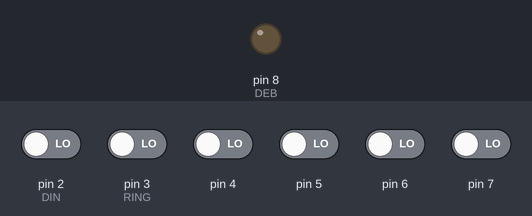
Bench run of a sketch on a simulated Arduino Uno, built with avr-gcc and run on an emulated ATmega328P. Shown: output pins drawn as LEDs (lit = HIGH). The test bench sets the inputs (shaded band); at power-on: pin 2 (DIN), pin 3 (RING), pin 4–7 LOW.

Above: at 1.2 s.
1.3 s: pin 3 (RING) driven HIGH
At 1.9 s:
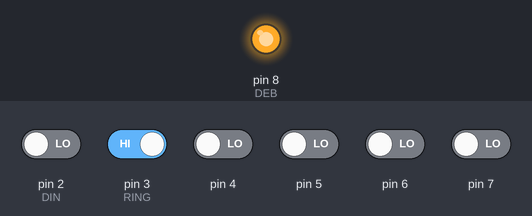
2.8 s: pin 3 (RING) driven LOW
At 3.6 s:
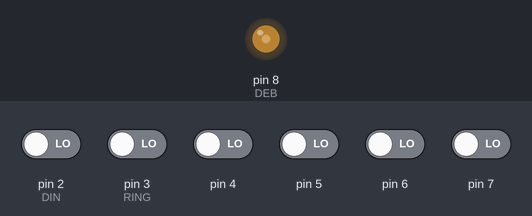
Timing chart, 0 to 5.8 s (numbered marks = the images above; inputs shaded):
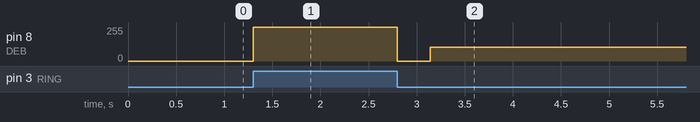

Measured:
- after the input at 1.3 s, pin 8 (DEB): 0/255 → 255/255 at once
- after the input at 2.8 s, pin 8 (DEB): 255/255 → 0/255 at once, → 102/255 0.34 s later

The sketch:

ht9032_read.ino
```cpp
// -*- mode: c++ -*-
#include <Arduino.h>
#include <util/delay.h>

int serial_putc( char c, FILE * )
{
  Serial.write( c );
  return c;
}

void printf_begin(void)
{
  fdevopen( &serial_putc, 0 );
}

#define RING 3
#define DIN  2
#define DEB  8

void dump_hex(const char *msg, unsigned char *buf, int len) {
  int i;
  printf_P(PSTR("%s"), msg);
  for (i = 0; i<len; i++) {
    if ((i % 16) == 0) {
      printf_P(PSTR("\n%03x: "), i);
    }
    printf_P(PSTR(" %02x"), buf[i]);
  }
  printf_P(PSTR("\n"));
}

void setup ()
{
  Serial.begin(115200);
  printf_begin();

  pinMode(DIN, INPUT);
  pinMode(RING, INPUT);
  pinMode(DEB, OUTPUT);
}

struct t_cnd_msg {
  byte tag;
  byte len;

  byte month;
  byte day;
  byte hour;
  byte minute;

  char number[16];

  byte cksum;
}
cnd_msg;

bool parse_cnd_msg(byte *buf, byte len, struct t_cnd_msg *msg) {
  byte *bp = buf;

  if (*bp != 0x4)
    goto Error;

  msg->tag = *bp;
  bp ++;

  msg->len = *bp;

  if (len < (msg->len + 3))
    goto Error;

  bp ++;

  msg->month = ((*bp-'0') * 10);
  bp ++;
  msg->month += (*bp-'0');
  bp ++;

  msg->day = ((*bp-'0') * 10);
  bp ++;
  msg->day += (*bp-'0');
  bp ++;

  msg->hour = ((*bp-'0') * 10);
  bp ++;
  msg->hour += (*bp-'0');
  bp ++;

  msg->minute = ((*bp-'0') * 10);
  bp ++;
  msg->minute += (*bp-'0');
  bp ++;

  memset(msg->number, 0, 16);
  memcpy(msg->number, bp, msg->len-8);
  bp += (msg->len-8);

  msg->cksum = *bp;

  return true;

Error:
  return false;
}

/* The first ring check logic runs right over the siezure bits, so its kinda pointless */
void doSeizure() {
  byte v, oldv = 0x4;
  byte bits = 0;
  byte driftlen = 0, maxdrift = 0;
  ;

  printf_P(PSTR("Waiting.\r\n"));

  PORTB &= 0xFE;

  while (PIND & 0x4);
  PORTB |= 1;

  printf_P(PSTR("Siezure\r\n"));
  do {
    v = PIND & 0x4;
    bits += ((v ^ oldv)>>2);
    oldv = v;
  }
  while (bits < 10);

  PORTB &= 0xFE;

  delay(150);

  PORTB |= 1;
}

struct t_cnd_msg msg;
byte buf[32];

void getClip () {
  byte *bp = buf;
  byte len = 0;
  int stc;

  memset(buf, 0, 32);
  while (PIND & 4);

  do {
    byte v = 0, aux = 0;

    /* Start bit */
    PORTB &= 0xFE;
    delayMicroseconds(414);
    delayMicroseconds(415);

    for (byte i=8; i>0; i--) {
      PORTB &= 0xFE;
      delayMicroseconds(415);

      PORTB |= 1;
      aux = (PIND & 0x4);
      delayMicroseconds(250);
      aux |= (PIND & 0x4);
      v = (v >> 1) | (aux << 5);
      delayMicroseconds(161);
    }

    *bp = v;
    bp ++;
    len ++;

    /* Stop bit */
    PORTB &= 0xFE;
    delayMicroseconds(414);
    delayMicroseconds(415);

    stc = 0;
    while ((PIND & 4) && (stc < 1200)) stc++;
    if (stc > 1200) {
      printf("stc = %d\r\n", stc);
    }
  }
  while (stc < 1200);
  *bp = 0;

  delay(200);
  while (!(PIND & 0x4));

#ifdef DEBUG
  printf("Len = %d\r\n", len);
  dump_hex("Stuff", buf, len);
#endif
  if (parse_cnd_msg(buf, len, &msg)) {
    printf_P(PSTR("++0,%d,%d,%d,%d,%s--"), msg.month, msg.day, msg.hour, msg.minute, msg.number);
#ifdef DEBUG
    printf_P(PSTR("Timestamp = %02d - %02d : %02d:%02d hours\r\n"), msg.month, msg.day, msg.hour, msg.minute);
    printf_P(PSTR("Calling line number = %s\r\n"), msg.number);
    printf_P(PSTR("Tag = %02x, Checksum = %02x, Len = %02x\r\n"), msg.tag, msg.cksum, msg.len);
#endif
  }
  else {
    printf_P(PSTR("Parse failed (Len = %d)\r\n"), len);
    printf_P(PSTR("++1,Parse failed--"));
  }
}

long last_call_first_ring = 0;

void waitForFirstRing() {
  byte isFirst = false;

  while (!isFirst) {
    PORTB &= 0xFE;
    while (!(PIND & _BV(PD3)));
    PORTB |= 1;

    /* At some point between 15-20 uS, the PIND check jumps over and messes with the 'states'
     * Using _delay_us, for porting to non-arduino AVR code. */
    _delay_us(20);

    while (PIND & _BV(PD3));
    PORTB &= 0xFE;

    _delay_ms(300);

    PORTB |= 1;
    if (PIND & _BV(PD3)) {
      while (PIND & _BV(PD3));
      isFirst = false;
      PORTB &= 0xFE;
      _delay_ms(1);
    }
    else {
      if ((millis() - last_call_first_ring) > 3000) {
        _delay_us(20);
        last_call_first_ring = millis();
        PORTB &= 0xFE;
        isFirst = true;
      }
      else {
        _delay_us(20);
        PORTB &= 0xFE;
      }
    }
  }
}

void loop ()
{
  waitForFirstRing();
  getClip();
  //delay(800); // For testing ring.
}
```
